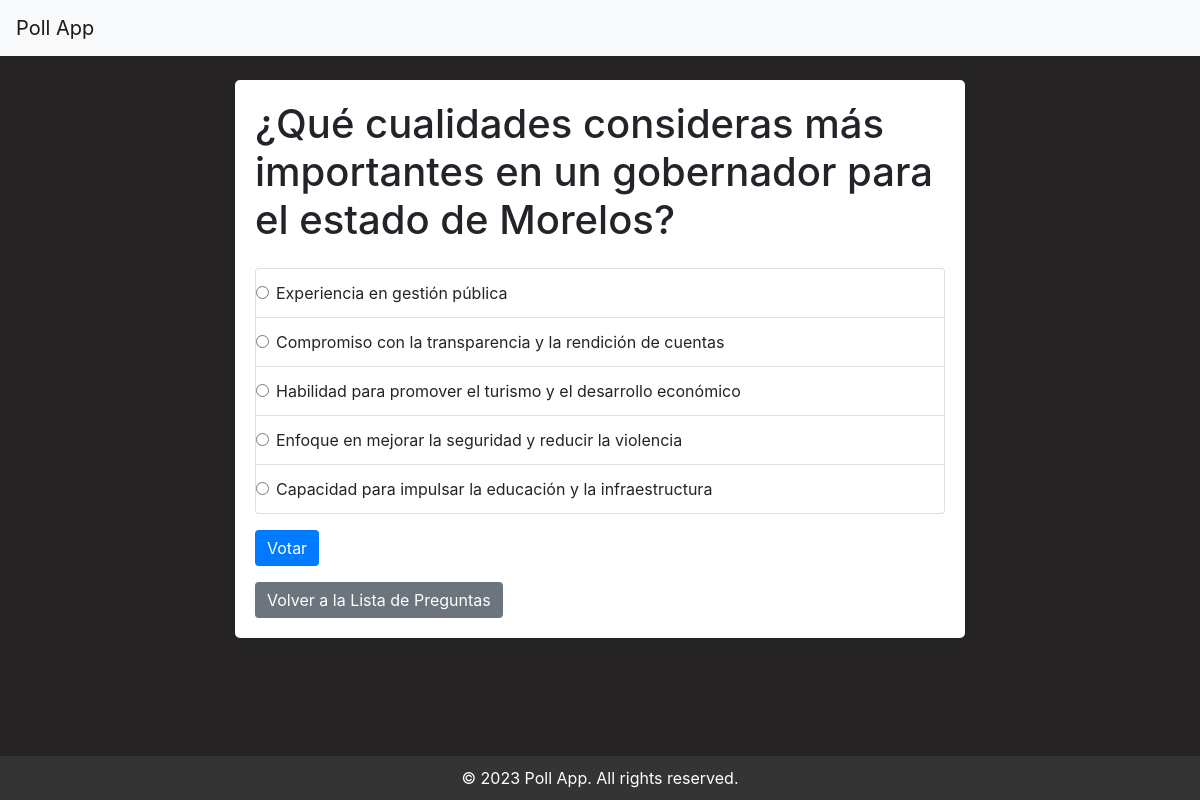
Screenshot of /polls/question/4/ with the database file from the repository.
### polls/models.py (models this page shows, shortened)
class Question(models.Model):
    question_text = models.CharField(max_length=200)
    pub_date = models.DateTimeField('date published')

class Choice(models.Model):
    question = models.ForeignKey(Question, on_delete=models.CASCADE)
    choice_text = models.CharField(max_length=200)
    votes = models.IntegerField(default=0)

### polls/views.py (the view)
# urls.py: path("question/<int:question_id>/", views.question_detail, name="question_detail"),
def question_detail(request, question_id):
    question = get_object_or_404(Question, pk=question_id)
    return render(request, "polls/question_detail.html", {"question": question})

### polls/templates/polls/question_detail.html (shortened to what this page needs)
{% extends 'polls/base.html' %}
{% block content %}
{% load static %}
<link rel="stylesheet" type="text/css" href="{% static 'styles.css' %}">
<div class="question-card">
    <h1 class="mb-4">{{ question.question_text }}</h1>
    <form method="post" action="{% url 'polls:vote' question.id %}">
        <ul class="list-group">
            {% for choice in question.choice_set.all %}
            <li class="list-group-item">
                <label class="form-check-label">
                    <input type="radio" name="choice" value="{{ choice.id }}" class="form-check-input">
                    {{ choice.choice_text }}
                </label>
            </li>
            {% endfor %}
        </ul>
        <button type="submit" class="btn btn-primary mt-3">Votar</button>
    </form>
    <a href="{% url 'polls:question_list' %}" class="btn btn-secondary mt-3">Volver a la Lista de Preguntas</a>
</div>
{% endblock %}

### polls/templates/polls/base.html (shortened to what this page needs)
{% load static %}
<!DOCTYPE html>
<html lang="en">
<head>
    <link rel="stylesheet" href="{% static 'bootstrap/css/bootstrap.min.css' %}">
    <link rel="stylesheet" type="text/css" href="{% static 'styles.css' %}">
</head>
<body>
    <nav class="navbar navbar-expand-lg navbar-light bg-light">
        <a class="navbar-brand" href="{% url 'polls:question_list' %}">Poll App</a>
    </nav>
    <div class="container mt-4">
        <div class="row">
            <div class="col-md-8 offset-md-2">
                {% block content %}
                {% endblock %}
            </div>
        </div>
    </div>
    <footer>
        &copy; 2023 Poll App. All rights reserved.
    </footer>
</body>
</html>

### polls/static/styles.css (style rules this page uses)
body { background-color: #262424; }
.question-card { background-color: #ffffff; padding: 20px; margin-bottom: 20px; border-radius: 5px; box-shadow: 0 0 10px rgba(0, 0, 0, 0.1); }
.btn-primary { background-color: #007bff; border: none; }
.btn-secondary { background-color: #6c757d; border: none; }
.btn { color: #ffffff; }
footer { background-color: #343434; color: #fff; text-align: center; padding: 10px 0; position: absolute; bottom: 0; width: 100%; }

### rows the page displays
Question: question_text "¿Qué cualidades consideras más importantes en un gobernador para el estado de Morelos?"
Choice: choice_text "Experiencia en gestión pública"
Choice: choice_text "Compromiso con la transparencia y la rendición de cuentas"
Choice: choice_text "Habilidad para promover el turismo y el desarrollo económico"
Choice: choice_text "Enfoque en mejorar la seguridad y reducir la violencia"
Choice: choice_text "Capacidad para impulsar la educación y la infraestructura"
